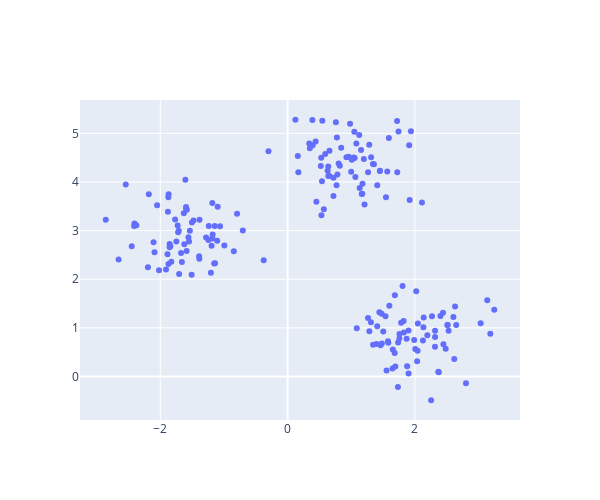

The notebook cell this image was saved under:
### Code cell
# Generating simulated data
from sklearn.datasets import make_blobs
X, y = make_blobs(n_samples=200, n_features=2, centers=3,
    cluster_std=0.5, shuffle=True, random_state=0)

import plotly.graph_objects as go
fig=go.Figure()
fig.add_trace(go.Scatter(x=X[:,0], y=X[:,1], mode='markers'))
fig.update_layout(width=600, height=500)
fig.show()

### Figure 1 — Plotly figure (JSON) as saved in the notebook; plotly's stock layout.template omitted (floating-point values rounded to 4 significant figures; data arrays with more than 128 entries replaced by an {"elided": "..."} marker saying what was removed)
{"data": [{"mode": "markers", "type": "scatter", "x": {"elided": "200 float values"}, "y": {"elided": "200 float values"}}], "layout": {"height": 500, "width": 600}}
